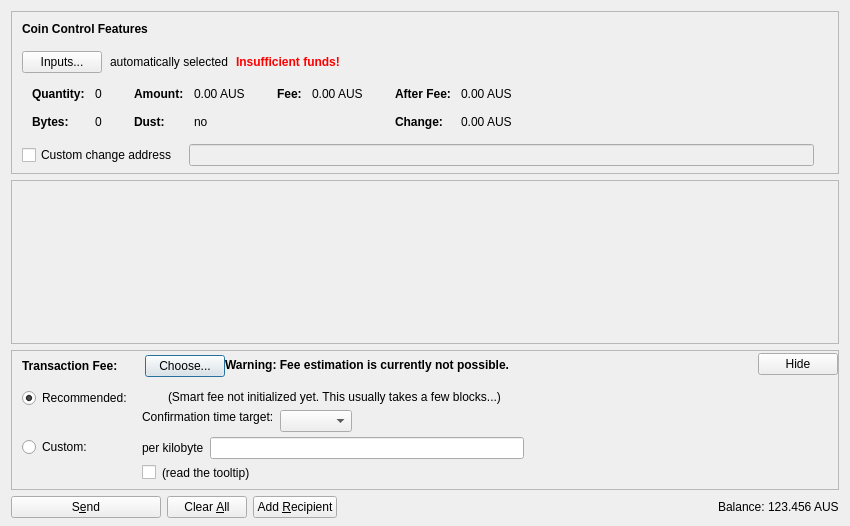
<?xml version="1.0" encoding="UTF-8"?>
<ui version="4.0">
 <class>SendCoinsDialog</class>
 <widget class="QDialog" name="SendCoinsDialog">
  <property name="geometry">
   <rect>
    <x>0</x>
    <y>0</y>
    <width>850</width>
    <height>526</height>
   </rect>
  </property>
  <property name="windowTitle">
   <string>Send Coins</string>
  </property>
  <layout class="QVBoxLayout" name="verticalLayout" stretch="0,1,0,0">
   <property name="bottomMargin">
    <number>8</number>
   </property>
   <item>
    <widget class="QFrame" name="frameCoinControl">
     <property name="sizePolicy">
      <sizepolicy hsizetype="Expanding" vsizetype="Expanding">
       <horstretch>0</horstretch>
       <verstretch>0</verstretch>
      </sizepolicy>
     </property>
     <property name="maximumSize">
      <size>
       <width>16777215</width>
       <height>16777215</height>
      </size>
     </property>
     <property name="frameShape">
      <enum>QFrame::StyledPanel</enum>
     </property>
     <property name="frameShadow">
      <enum>QFrame::Sunken</enum>
     </property>
     <layout class="QVBoxLayout" name="verticalLayoutCoinControl2">
      <property name="spacing">
       <number>0</number>
      </property>
      <property name="leftMargin">
       <number>0</number>
      </property>
      <property name="topMargin">
       <number>0</number>
      </property>
      <property name="rightMargin">
       <number>0</number>
      </property>
      <property name="bottomMargin">
       <number>6</number>
      </property>
      <item>
       <layout class="QVBoxLayout" name="verticalLayoutCoinControl" stretch="0,0,0,0,1">
        <property name="spacing">
         <number>0</number>
        </property>
        <property name="leftMargin">
         <number>10</number>
        </property>
        <property name="topMargin">
         <number>10</number>
        </property>
        <item>
         <layout class="QHBoxLayout" name="horizontalLayoutCoinControl1">
          <property name="bottomMargin">
           <number>15</number>
          </property>
          <item>
           <widget class="QLabel" name="labelCoinControlFeatures">
            <property name="sizePolicy">
             <sizepolicy hsizetype="Preferred" vsizetype="Maximum">
              <horstretch>0</horstretch>
              <verstretch>0</verstretch>
             </sizepolicy>
            </property>
            <property name="font">
             <font>
              <weight>75</weight>
              <bold>true</bold>
             </font>
            </property>
            <property name="styleSheet">
             <string notr="true">font-weight:bold;</string>
            </property>
            <property name="text">
             <string>Coin Control Features</string>
            </property>
           </widget>
          </item>
         </layout>
        </item>
        <item>
         <layout class="QHBoxLayout" name="horizontalLayoutCoinControl2" stretch="0,0,0,0">
          <property name="spacing">
           <number>8</number>
          </property>
          <property name="bottomMargin">
           <number>10</number>
          </property>
          <item>
           <widget class="QPushButton" name="pushButtonCoinControl">
            <property name="styleSheet">
             <string notr="true"/>
            </property>
            <property name="text">
             <string>Inputs...</string>
            </property>
            <property name="autoDefault">
             <bool>false</bool>
            </property>
           </widget>
          </item>
          <item>
           <widget class="QLabel" name="labelCoinControlAutomaticallySelected">
            <property name="text">
             <string>automatically selected</string>
            </property>
            <property name="margin">
             <number>5</number>
            </property>
           </widget>
          </item>
          <item>
           <widget class="QLabel" name="labelCoinControlInsuffFunds">
            <property name="font">
             <font>
              <weight>75</weight>
              <bold>true</bold>
             </font>
            </property>
            <property name="styleSheet">
             <string notr="true">color:red;font-weight:bold;</string>
            </property>
            <property name="text">
             <string>Insufficient funds!</string>
            </property>
            <property name="margin">
             <number>5</number>
            </property>
           </widget>
          </item>
          <item>
           <spacer name="horizontalSpacerCoinControl">
            <property name="orientation">
             <enum>Qt::Horizontal</enum>
            </property>
            <property name="sizeHint" stdset="0">
             <size>
              <width>40</width>
              <height>1</height>
             </size>
            </property>
           </spacer>
          </item>
         </layout>
        </item>
        <item>
         <widget class="QWidget" name="widgetCoinControl" native="true">
          <property name="sizePolicy">
           <sizepolicy hsizetype="Preferred" vsizetype="Preferred">
            <horstretch>0</horstretch>
            <verstretch>0</verstretch>
           </sizepolicy>
          </property>
          <property name="minimumSize">
           <size>
            <width>0</width>
            <height>0</height>
           </size>
          </property>
          <property name="styleSheet">
           <string notr="true"/>
          </property>
          <layout class="QHBoxLayout" name="horizontalLayoutCoinControl5">
           <property name="leftMargin">
            <number>0</number>
           </property>
           <property name="topMargin">
            <number>0</number>
           </property>
           <property name="rightMargin">
            <number>0</number>
           </property>
           <property name="bottomMargin">
            <number>0</number>
           </property>
           <item>
            <layout class="QHBoxLayout" name="horizontalLayoutCoinControl3" stretch="0,0,0,1">
             <property name="spacing">
              <number>20</number>
             </property>
             <property name="topMargin">
              <number>0</number>
             </property>
             <property name="bottomMargin">
              <number>10</number>
             </property>
             <item>
              <layout class="QFormLayout" name="formLayoutCoinControl1">
               <property name="horizontalSpacing">
                <number>10</number>
               </property>
               <property name="verticalSpacing">
                <number>14</number>
               </property>
               <property name="leftMargin">
                <number>10</number>
               </property>
               <property name="topMargin">
                <number>4</number>
               </property>
               <property name="rightMargin">
                <number>6</number>
               </property>
               <item row="0" column="0">
                <widget class="QLabel" name="labelCoinControlQuantityText">
                 <property name="font">
                  <font>
                   <weight>75</weight>
                   <bold>true</bold>
                  </font>
                 </property>
                 <property name="text">
                  <string>Quantity:</string>
                 </property>
                 <property name="margin">
                  <number>0</number>
                 </property>
                </widget>
               </item>
               <item row="0" column="1">
                <widget class="QLabel" name="labelCoinControlQuantity">
                 <property name="cursor">
                  <cursorShape>IBeamCursor</cursorShape>
                 </property>
                 <property name="contextMenuPolicy">
                  <enum>Qt::ActionsContextMenu</enum>
                 </property>
                 <property name="text">
                  <string notr="true">0</string>
                 </property>
                 <property name="margin">
                  <number>0</number>
                 </property>
                 <property name="textInteractionFlags">
                  <set>Qt::LinksAccessibleByMouse|Qt::TextSelectableByKeyboard|Qt::TextSelectableByMouse</set>
                 </property>
                </widget>
               </item>
               <item row="1" column="0">
                <widget class="QLabel" name="labelCoinControlBytesText">
                 <property name="font">
                  <font>
                   <weight>75</weight>
                   <bold>true</bold>
                  </font>
                 </property>
                 <property name="text">
                  <string>Bytes:</string>
                 </property>
                </widget>
               </item>
               <item row="1" column="1">
                <widget class="QLabel" name="labelCoinControlBytes">
                 <property name="cursor">
                  <cursorShape>IBeamCursor</cursorShape>
                 </property>
                 <property name="contextMenuPolicy">
                  <enum>Qt::ActionsContextMenu</enum>
                 </property>
                 <property name="text">
                  <string notr="true">0</string>
                 </property>
                 <property name="textInteractionFlags">
                  <set>Qt::LinksAccessibleByMouse|Qt::TextSelectableByKeyboard|Qt::TextSelectableByMouse</set>
                 </property>
                </widget>
               </item>
              </layout>
             </item>
             <item>
              <layout class="QFormLayout" name="formLayoutCoinControl2">
               <property name="horizontalSpacing">
                <number>10</number>
               </property>
               <property name="verticalSpacing">
                <number>14</number>
               </property>
               <property name="leftMargin">
                <number>6</number>
               </property>
               <property name="topMargin">
                <number>4</number>
               </property>
               <property name="rightMargin">
                <number>6</number>
               </property>
               <item row="0" column="0">
                <widget class="QLabel" name="labelCoinControlAmountText">
                 <property name="font">
                  <font>
                   <weight>75</weight>
                   <bold>true</bold>
                  </font>
                 </property>
                 <property name="text">
                  <string>Amount:</string>
                 </property>
                 <property name="margin">
                  <number>0</number>
                 </property>
                </widget>
               </item>
               <item row="0" column="1">
                <widget class="QLabel" name="labelCoinControlAmount">
                 <property name="cursor">
                  <cursorShape>IBeamCursor</cursorShape>
                 </property>
                 <property name="contextMenuPolicy">
                  <enum>Qt::ActionsContextMenu</enum>
                 </property>
                 <property name="text">
                  <string notr="true">0.00 AUS</string>
                 </property>
                 <property name="textInteractionFlags">
                  <set>Qt::LinksAccessibleByMouse|Qt::TextSelectableByKeyboard|Qt::TextSelectableByMouse</set>
                 </property>
                </widget>
               </item>
               <item row="1" column="0">
                <widget class="QLabel" name="labelCoinControlLowOutputText">
                 <property name="font">
                  <font>
                   <weight>75</weight>
                   <bold>true</bold>
                  </font>
                 </property>
                 <property name="text">
                  <string>Dust:</string>
                 </property>
                </widget>
               </item>
               <item row="1" column="1">
                <widget class="QLabel" name="labelCoinControlLowOutput">
                 <property name="cursor">
                  <cursorShape>IBeamCursor</cursorShape>
                 </property>
                 <property name="contextMenuPolicy">
                  <enum>Qt::ActionsContextMenu</enum>
                 </property>
                 <property name="text">
                  <string notr="true">no</string>
                 </property>
                 <property name="textInteractionFlags">
                  <set>Qt::LinksAccessibleByMouse|Qt::TextSelectableByKeyboard|Qt::TextSelectableByMouse</set>
                 </property>
                </widget>
               </item>
              </layout>
             </item>
             <item>
              <layout class="QFormLayout" name="formLayoutCoinControl3">
               <property name="horizontalSpacing">
                <number>10</number>
               </property>
               <property name="verticalSpacing">
                <number>14</number>
               </property>
               <property name="leftMargin">
                <number>6</number>
               </property>
               <property name="topMargin">
                <number>4</number>
               </property>
               <property name="rightMargin">
                <number>6</number>
               </property>
               <item row="0" column="0">
                <widget class="QLabel" name="labelCoinControlFeeText">
                 <property name="font">
                  <font>
                   <weight>75</weight>
                   <bold>true</bold>
                  </font>
                 </property>
                 <property name="text">
                  <string>Fee:</string>
                 </property>
                 <property name="margin">
                  <number>0</number>
                 </property>
                </widget>
               </item>
               <item row="0" column="1">
                <widget class="QLabel" name="labelCoinControlFee">
                 <property name="cursor">
                  <cursorShape>IBeamCursor</cursorShape>
                 </property>
                 <property name="contextMenuPolicy">
                  <enum>Qt::ActionsContextMenu</enum>
                 </property>
                 <property name="text">
                  <string notr="true">0.00 AUS</string>
                 </property>
                 <property name="textInteractionFlags">
                  <set>Qt::LinksAccessibleByMouse|Qt::TextSelectableByKeyboard|Qt::TextSelectableByMouse</set>
                 </property>
                </widget>
               </item>
              </layout>
             </item>
             <item>
              <layout class="QFormLayout" name="formLayoutCoinControl4">
               <property name="horizontalSpacing">
                <number>10</number>
               </property>
               <property name="verticalSpacing">
                <number>14</number>
               </property>
               <property name="leftMargin">
                <number>6</number>
               </property>
               <property name="topMargin">
                <number>4</number>
               </property>
               <property name="rightMargin">
                <number>6</number>
               </property>
               <item row="0" column="0">
                <widget class="QLabel" name="labelCoinControlAfterFeeText">
                 <property name="font">
                  <font>
                   <weight>75</weight>
                   <bold>true</bold>
                  </font>
                 </property>
                 <property name="text">
                  <string>After Fee:</string>
                 </property>
                 <property name="margin">
                  <number>0</number>
                 </property>
                </widget>
               </item>
               <item row="0" column="1">
                <widget class="QLabel" name="labelCoinControlAfterFee">
                 <property name="cursor">
                  <cursorShape>IBeamCursor</cursorShape>
                 </property>
                 <property name="contextMenuPolicy">
                  <enum>Qt::ActionsContextMenu</enum>
                 </property>
                 <property name="text">
                  <string notr="true">0.00 AUS</string>
                 </property>
                 <property name="textInteractionFlags">
                  <set>Qt::LinksAccessibleByMouse|Qt::TextSelectableByKeyboard|Qt::TextSelectableByMouse</set>
                 </property>
                </widget>
               </item>
               <item row="1" column="0">
                <widget class="QLabel" name="labelCoinControlChangeText">
                 <property name="font">
                  <font>
                   <weight>75</weight>
                   <bold>true</bold>
                  </font>
                 </property>
                 <property name="text">
                  <string>Change:</string>
                 </property>
                </widget>
               </item>
               <item row="1" column="1">
                <widget class="QLabel" name="labelCoinControlChange">
                 <property name="cursor">
                  <cursorShape>IBeamCursor</cursorShape>
                 </property>
                 <property name="contextMenuPolicy">
                  <enum>Qt::ActionsContextMenu</enum>
                 </property>
                 <property name="text">
                  <string notr="true">0.00 AUS</string>
                 </property>
                 <property name="textInteractionFlags">
                  <set>Qt::LinksAccessibleByMouse|Qt::TextSelectableByKeyboard|Qt::TextSelectableByMouse</set>
                 </property>
                </widget>
               </item>
              </layout>
             </item>
            </layout>
           </item>
          </layout>
         </widget>
        </item>
        <item>
         <layout class="QHBoxLayout" name="horizontalLayoutCoinControl4" stretch="0,0,0">
          <property name="spacing">
           <number>12</number>
          </property>
          <property name="sizeConstraint">
           <enum>QLayout::SetDefaultConstraint</enum>
          </property>
          <property name="topMargin">
           <number>5</number>
          </property>
          <property name="rightMargin">
           <number>5</number>
          </property>
          <item>
           <widget class="QCheckBox" name="checkBoxCoinControlChange">
            <property name="toolTip">
             <string>If this is activated, but the change address is empty or invalid, change will be sent to a newly generated address.</string>
            </property>
            <property name="text">
             <string>Custom change address</string>
            </property>
           </widget>
          </item>
          <item>
           <widget class="QValidatedLineEdit" name="lineEditCoinControlChange">
            <property name="enabled">
             <bool>false</bool>
            </property>
            <property name="sizePolicy">
             <sizepolicy hsizetype="Expanding" vsizetype="Fixed">
              <horstretch>0</horstretch>
              <verstretch>0</verstretch>
             </sizepolicy>
            </property>
           </widget>
          </item>
          <item>
           <widget class="QLabel" name="labelCoinControlChangeLabel">
            <property name="sizePolicy">
             <sizepolicy hsizetype="Preferred" vsizetype="Expanding">
              <horstretch>0</horstretch>
              <verstretch>0</verstretch>
             </sizepolicy>
            </property>
            <property name="minimumSize">
             <size>
              <width>0</width>
              <height>0</height>
             </size>
            </property>
            <property name="text">
             <string/>
            </property>
            <property name="margin">
             <number>3</number>
            </property>
           </widget>
          </item>
         </layout>
        </item>
        <item>
         <spacer name="verticalSpacerCoinControl">
          <property name="orientation">
           <enum>Qt::Vertical</enum>
          </property>
          <property name="sizeHint" stdset="0">
           <size>
            <width>800</width>
            <height>1</height>
           </size>
          </property>
         </spacer>
        </item>
       </layout>
      </item>
     </layout>
    </widget>
   </item>
   <item>
    <widget class="QScrollArea" name="scrollArea">
     <property name="widgetResizable">
      <bool>true</bool>
     </property>
     <widget class="QWidget" name="scrollAreaWidgetContents">
      <property name="geometry">
       <rect>
        <x>0</x>
        <y>0</y>
        <width>830</width>
        <height>104</height>
       </rect>
      </property>
      <layout class="QVBoxLayout" name="verticalLayout_2" stretch="0,1">
       <property name="leftMargin">
        <number>0</number>
       </property>
       <property name="topMargin">
        <number>0</number>
       </property>
       <property name="rightMargin">
        <number>0</number>
       </property>
       <property name="bottomMargin">
        <number>0</number>
       </property>
       <item>
        <layout class="QVBoxLayout" name="entries">
         <property name="spacing">
          <number>6</number>
         </property>
        </layout>
       </item>
       <item>
        <spacer name="verticalSpacer">
         <property name="orientation">
          <enum>Qt::Vertical</enum>
         </property>
         <property name="sizeHint" stdset="0">
          <size>
           <width>20</width>
           <height>40</height>
          </size>
         </property>
        </spacer>
       </item>
      </layout>
     </widget>
    </widget>
   </item>
   <item>
    <widget class="QFrame" name="frameFee">
     <property name="sizePolicy">
      <sizepolicy hsizetype="Expanding" vsizetype="Expanding">
       <horstretch>0</horstretch>
       <verstretch>0</verstretch>
      </sizepolicy>
     </property>
     <property name="maximumSize">
      <size>
       <width>16777215</width>
       <height>16777215</height>
      </size>
     </property>
     <property name="frameShape">
      <enum>QFrame::StyledPanel</enum>
     </property>
     <property name="frameShadow">
      <enum>QFrame::Sunken</enum>
     </property>
     <layout class="QVBoxLayout" name="verticalLayoutFee1">
      <property name="spacing">
       <number>0</number>
      </property>
      <property name="leftMargin">
       <number>0</number>
      </property>
      <property name="topMargin">
       <number>0</number>
      </property>
      <property name="rightMargin">
       <number>0</number>
      </property>
      <property name="bottomMargin">
       <number>0</number>
      </property>
      <item>
       <layout class="QVBoxLayout" name="verticalLayoutFee2" stretch="0,0,0">
        <property name="spacing">
         <number>0</number>
        </property>
        <property name="leftMargin">
         <number>10</number>
        </property>
        <property name="topMargin">
         <number>0</number>
        </property>
        <item>
         <layout class="QHBoxLayout" name="horizontalLayoutFee1">
          <property name="bottomMargin">
           <number>0</number>
          </property>
          <item>
           <layout class="QVBoxLayout" name="verticalLayoutFee7">
            <property name="spacing">
             <number>0</number>
            </property>
            <item>
             <spacer name="verticalSpacerSmartFee">
              <property name="orientation">
               <enum>Qt::Vertical</enum>
              </property>
              <property name="sizeType">
               <enum>QSizePolicy::Fixed</enum>
              </property>
              <property name="sizeHint" stdset="0">
               <size>
                <width>1</width>
                <height>4</height>
               </size>
              </property>
             </spacer>
            </item>
            <item>
             <layout class="QHBoxLayout" name="horizontalLayoutSmartFee">
              <property name="spacing">
               <number>10</number>
              </property>
              <item>
               <widget class="QLabel" name="labelFeeHeadline">
                <property name="sizePolicy">
                 <sizepolicy hsizetype="Preferred" vsizetype="Maximum">
                  <horstretch>0</horstretch>
                  <verstretch>0</verstretch>
                 </sizepolicy>
                </property>
                <property name="font">
                 <font>
                  <weight>75</weight>
                  <bold>true</bold>
                 </font>
                </property>
                <property name="styleSheet">
                 <string notr="true">font-weight:bold;</string>
                </property>
                <property name="text">
                 <string>Transaction Fee:</string>
                </property>
               </widget>
              </item>
              <item>
               <widget class="QLabel" name="labelFeeMinimized">
                <property name="text">
                 <string/>
                </property>
               </widget>
              </item>
              <item>
               <widget class="QPushButton" name="buttonChooseFee">
                <property name="text">
                 <string>Choose...</string>
                </property>
               </widget>
              </item>
             </layout>
            </item>
            <item>
             <spacer name="verticalSpacer_5">
              <property name="orientation">
               <enum>Qt::Vertical</enum>
              </property>
              <property name="sizeHint" stdset="0">
               <size>
                <width>1</width>
                <height>1</height>
               </size>
              </property>
             </spacer>
            </item>
           </layout>
          </item>
          <item>
           <widget class="QLabel" name="fallbackFeeWarningLabel">
            <property name="toolTip">
             <string>Using the fallbackfee can result in sending a transaction that will take several hours or days (or never) to confirm. Consider choosing your fee manually or wait until you have validated the complete chain.</string>
            </property>
            <property name="font">
            <font>
                <weight>75</weight>
                <bold>true</bold>
            </font>
            </property>
            <property name="text">
             <string>Warning: Fee estimation is currently not possible.</string>
            </property>
            <property name="wordWrap">
             <bool>false</bool>
            </property>
           </widget>
          </item>
          <item>
           <spacer name="horizontalSpacer_4">
            <property name="orientation">
             <enum>Qt::Horizontal</enum>
            </property>
            <property name="sizeType">
             <enum>QSizePolicy::MinimumExpanding</enum>
            </property>
            <property name="sizeHint" stdset="0">
             <size>
              <width>40</width>
              <height>20</height>
             </size>
            </property>
           </spacer>
          </item>
          <item>
           <widget class="QPushButton" name="buttonMinimizeFee">
            <property name="toolTip">
             <string>collapse fee-settings</string>
            </property>
            <property name="text">
             <string>Hide</string>
            </property>
           </widget>
          </item>
         </layout>
        </item>
        <item>
         <widget class="QFrame" name="frameFeeSelection">
          <layout class="QVBoxLayout" name="verticalLayoutFee12">
           <property name="spacing">
            <number>0</number>
           </property>
           <property name="leftMargin">
            <number>0</number>
           </property>
           <property name="topMargin">
            <number>0</number>
           </property>
           <property name="rightMargin">
            <number>0</number>
           </property>
           <property name="bottomMargin">
            <number>0</number>
           </property>
           <item>
            <layout class="QGridLayout" name="gridLayoutFee">
             <property name="topMargin">
              <number>10</number>
             </property>
             <property name="bottomMargin">
              <number>4</number>
             </property>
             <property name="horizontalSpacing">
              <number>10</number>
             </property>
             <property name="verticalSpacing">
              <number>4</number>
             </property>
             <item row="1" column="1">
              <layout class="QVBoxLayout" name="verticalLayoutFee8">
               <property name="spacing">
                <number>6</number>
               </property>
               <item>
                <layout class="QHBoxLayout" name="horizontalLayoutFee13">
                 <item>
                  <widget class="QLabel" name="labelCustomPerKilobyte">
                   <property name="toolTip">
                    <string>If the custom fee is set to 1000 satoshis and the transaction is only 250 bytes, then &quot;per kilobyte&quot; only pays 250 satoshis in fee, while &quot;total at least&quot; pays 1000 satoshis. For transactions bigger than a kilobyte both pay by kilobyte.</string>
                   </property>
                   <property name="text">
                    <string>per kilobyte</string>
                   </property>
                  </widget>
                 </item>
                 <item>
                  <widget class="BitcoinAmountField" name="customFee"/>
                 </item>
                 <item>
                  <spacer name="horizontalSpacer_6">
                   <property name="orientation">
                    <enum>Qt::Horizontal</enum>
                   </property>
                   <property name="sizeHint" stdset="0">
                    <size>
                     <width>1</width>
                     <height>1</height>
                    </size>
                   </property>
                  </spacer>
                 </item>
                </layout>
               </item>
               <item>
                <layout class="QHBoxLayout" name="horizontalLayoutFee8">
                 <item>
                  <widget class="QCheckBox" name="checkBoxMinimumFee">
                   <property name="toolTip">
                    <string>Paying only the minimum fee is just fine as long as there is less transaction volume than space in the blocks. But be aware that this can end up in a never confirming transaction once there is more demand for coin transactions than the network can process.</string>
                   </property>
                   <property name="text">
                    <string/>
                   </property>
                  </widget>
                 </item>
                 <item>
                  <widget class="QLabel" name="labelMinFeeWarning">
                   <property name="enabled">
                    <bool>true</bool>
                   </property>
                   <property name="toolTip">
                    <string>Paying only the minimum fee is just fine as long as there is less transaction volume than space in the blocks. But be aware that this can end up in a never confirming transaction once there is more demand for coin transactions than the network can process.</string>
                   </property>
                   <property name="text">
                    <string>(read the tooltip)</string>
                   </property>
                   <property name="margin">
                    <number>5</number>
                   </property>
                  </widget>
                 </item>
                 <item>
                  <spacer name="horizontalSpacer_2">
                   <property name="orientation">
                    <enum>Qt::Horizontal</enum>
                   </property>
                   <property name="sizeHint" stdset="0">
                    <size>
                     <width>1</width>
                     <height>1</height>
                    </size>
                   </property>
                  </spacer>
                 </item>
                </layout>
               </item>
              </layout>
             </item>
             <item row="0" column="0">
              <layout class="QVBoxLayout" name="verticalLayoutFee4" stretch="0,1">
               <item>
                <widget class="QRadioButton" name="radioSmartFee">
                 <property name="text">
                  <string>Recommended:</string>
                 </property>
                 <property name="checked">
                  <bool>true</bool>
                 </property>
                 <attribute name="buttonGroup">
                  <string notr="true">groupFee</string>
                 </attribute>
                </widget>
               </item>
               <item>
                <spacer name="verticalSpacer_2">
                 <property name="orientation">
                  <enum>Qt::Vertical</enum>
                 </property>
                 <property name="sizeHint" stdset="0">
                  <size>
                   <width>1</width>
                   <height>1</height>
                  </size>
                 </property>
                </spacer>
               </item>
              </layout>
             </item>
             <item row="1" column="0">
              <layout class="QVBoxLayout" name="verticalLayoutFee9" stretch="0,1">
               <item>
                <widget class="QRadioButton" name="radioCustomFee">
                 <property name="text">
                  <string>Custom:</string>
                 </property>
                 <attribute name="buttonGroup">
                  <string notr="true">groupFee</string>
                 </attribute>
                </widget>
               </item>
               <item>
                <spacer name="verticalSpacer_6">
                 <property name="orientation">
                  <enum>Qt::Vertical</enum>
                 </property>
                 <property name="sizeHint" stdset="0">
                  <size>
                   <width>1</width>
                   <height>1</height>
                  </size>
                 </property>
                </spacer>
               </item>
              </layout>
             </item>
             <item row="0" column="1">
              <layout class="QVBoxLayout" name="verticalLayoutFee3" stretch="0,0,1">
               <property name="spacing">
                <number>6</number>
               </property>
               <property name="topMargin">
                <number>2</number>
               </property>
               <item>
                <layout class="QHBoxLayout" name="horizontalLayoutFee12">
                 <item>
                  <widget class="QLabel" name="labelSmartFee">
                   <property name="text">
                    <string/>
                   </property>
                   <property name="margin">
                    <number>2</number>
                   </property>
                  </widget>
                 </item>
                 <item>
                  <widget class="QLabel" name="labelFeeEstimation">
                   <property name="text">
                    <string/>
                   </property>
                  </widget>
                 </item>
                 <item>
                  <widget class="QLabel" name="labelSmartFee2">
                   <property name="text">
                    <string>(Smart fee not initialized yet. This usually takes a few blocks...)</string>
                   </property>
                   <property name="margin">
                    <number>2</number>
                   </property>
                  </widget>
                 </item>
                 <item>
                  <spacer name="horizontalSpacer_5">
                   <property name="orientation">
                    <enum>Qt::Horizontal</enum>
                   </property>
                   <property name="sizeHint" stdset="0">
                    <size>
                     <width>1</width>
                     <height>1</height>
                    </size>
                   </property>
                  </spacer>
                 </item>
                </layout>
               </item>
               <item>
                <layout class="QHBoxLayout" name="horizontalLayoutFee9">
                 <item>
                  <layout class="QVBoxLayout" name="verticalLayoutFee6">
                   <item>
                    <widget class="QLabel" name="labelSmartFee3">
                     <property name="text">
                      <string>Confirmation time target:</string>
                     </property>
                     <property name="margin">
                      <number>2</number>
                     </property>
                    </widget>
                   </item>
                   <item>
                    <spacer name="verticalSpacer_3">
                     <property name="orientation">
                      <enum>Qt::Vertical</enum>
                     </property>
                     <property name="sizeHint" stdset="0">
                      <size>
                       <width>1</width>
                       <height>1</height>
                      </size>
                     </property>
                    </spacer>
                   </item>
                  </layout>
                 </item>
                 <item>
                  <layout class="QVBoxLayout" name="verticalLayoutFee5">
                   <property name="rightMargin">
                    <number>30</number>
                   </property>
                   <item>
                    <layout class="QHBoxLayout" name="horizontalLayoutConfTarget">
                     <property name="bottomMargin">
                      <number>0</number>
                     </property>
                     <item>
                      <widget class="QComboBox" name="confTargetSelector"/>
                     </item>
                     <item>
                      <spacer name="horizontalSpacerConfTarget">
                       <property name="orientation">
                        <enum>Qt::Horizontal</enum>
                       </property>
                       <property name="sizeHint" stdset="0">
                        <size>
                         <width>40</width>
                         <height>20</height>
                        </size>
                       </property>
                      </spacer>
                     </item>
                    </layout>
                   </item>
                  </layout>
                 </item>
                </layout>
               </item>
               <item>
                <spacer name="verticalSpacer_4">
                 <property name="orientation">
                  <enum>Qt::Vertical</enum>
                 </property>
                 <property name="sizeHint" stdset="0">
                  <size>
                   <width>1</width>
                   <height>1</height>
                  </size>
                 </property>
                </spacer>
               </item>
              </layout>
             </item>
            </layout>
           </item>
          </layout>
         </widget>
        </item>
        <item>
         <spacer name="verticalSpacerFee">
          <property name="orientation">
           <enum>Qt::Vertical</enum>
          </property>
          <property name="sizeHint" stdset="0">
           <size>
            <width>40</width>
            <height>5</height>
           </size>
          </property>
         </spacer>
        </item>
       </layout>
      </item>
     </layout>
    </widget>
   </item>
   <item>
    <layout class="QHBoxLayout" name="horizontalLayout">
     <item>
      <widget class="QPushButton" name="sendButton">
       <property name="minimumSize">
        <size>
         <width>150</width>
         <height>0</height>
        </size>
       </property>
       <property name="toolTip">
        <string>Confirm the send action</string>
       </property>
       <property name="text">
        <string>S&amp;end</string>
       </property>
       <property name="icon">
        <iconset resource="../bitcoin.qrc">
         <normaloff>:/icons/send</normaloff>:/icons/send</iconset>
       </property>
       <property name="autoDefault">
        <bool>false</bool>
       </property>
       <property name="default">
        <bool>false</bool>
       </property>
      </widget>
     </item>
     <item>
      <widget class="QPushButton" name="clearButton">
       <property name="sizePolicy">
        <sizepolicy hsizetype="Minimum" vsizetype="Fixed">
         <horstretch>0</horstretch>
         <verstretch>0</verstretch>
        </sizepolicy>
       </property>
       <property name="toolTip">
        <string>Clear all fields of the form.</string>
       </property>
       <property name="text">
        <string>Clear &amp;All</string>
       </property>
       <property name="icon">
        <iconset resource="../bitcoin.qrc">
         <normaloff>:/icons/remove</normaloff>:/icons/remove</iconset>
       </property>
       <property name="autoDefault">
        <bool>false</bool>
       </property>
      </widget>
     </item>
     <item>
      <widget class="QPushButton" name="addButton">
       <property name="toolTip">
        <string>Send to multiple recipients at once</string>
       </property>
       <property name="text">
        <string>Add &amp;Recipient</string>
       </property>
       <property name="icon">
        <iconset resource="../bitcoin.qrc">
         <normaloff>:/icons/add</normaloff>:/icons/add</iconset>
       </property>
       <property name="autoDefault">
        <bool>false</bool>
       </property>
      </widget>
     </item>
     <item>
      <spacer name="horizontalSpacer">
       <property name="orientation">
        <enum>Qt::Horizontal</enum>
       </property>
       <property name="sizeHint" stdset="0">
        <size>
         <width>40</width>
         <height>20</height>
        </size>
       </property>
      </spacer>
     </item>
     <item>
      <layout class="QHBoxLayout" name="horizontalLayout_2">
       <property name="spacing">
        <number>3</number>
       </property>
       <item>
        <widget class="QLabel" name="label">
         <property name="sizePolicy">
          <sizepolicy hsizetype="Preferred" vsizetype="Fixed">
           <horstretch>0</horstretch>
           <verstretch>0</verstretch>
          </sizepolicy>
         </property>
         <property name="text">
          <string>Balance:</string>
         </property>
        </widget>
       </item>
       <item>
        <widget class="QLabel" name="labelBalance">
         <property name="sizePolicy">
          <sizepolicy hsizetype="Preferred" vsizetype="Fixed">
           <horstretch>0</horstretch>
           <verstretch>0</verstretch>
          </sizepolicy>
         </property>
         <property name="cursor">
          <cursorShape>IBeamCursor</cursorShape>
         </property>
         <property name="text">
          <string notr="true">123.456 AUS</string>
         </property>
         <property name="textInteractionFlags">
          <set>Qt::LinksAccessibleByMouse|Qt::TextSelectableByKeyboard|Qt::TextSelectableByMouse</set>
         </property>
        </widget>
       </item>
      </layout>
     </item>
    </layout>
   </item>
  </layout>
 </widget>
 <customwidgets>
  <customwidget>
   <class>QValidatedLineEdit</class>
   <extends>QLineEdit</extends>
   <header>qt/qvalidatedlineedit.h</header>
  </customwidget>
  <customwidget>
   <class>BitcoinAmountField</class>
   <extends>QLineEdit</extends>
   <header>qt/bitcoinamountfield.h</header>
   <container>1</container>
  </customwidget>
 </customwidgets>
 <resources>
  <include location="../bitcoin.qrc"/>
 </resources>
 <connections/>
 <buttongroups>
  <buttongroup name="groupFee"/>
 </buttongroups>
</ui>
